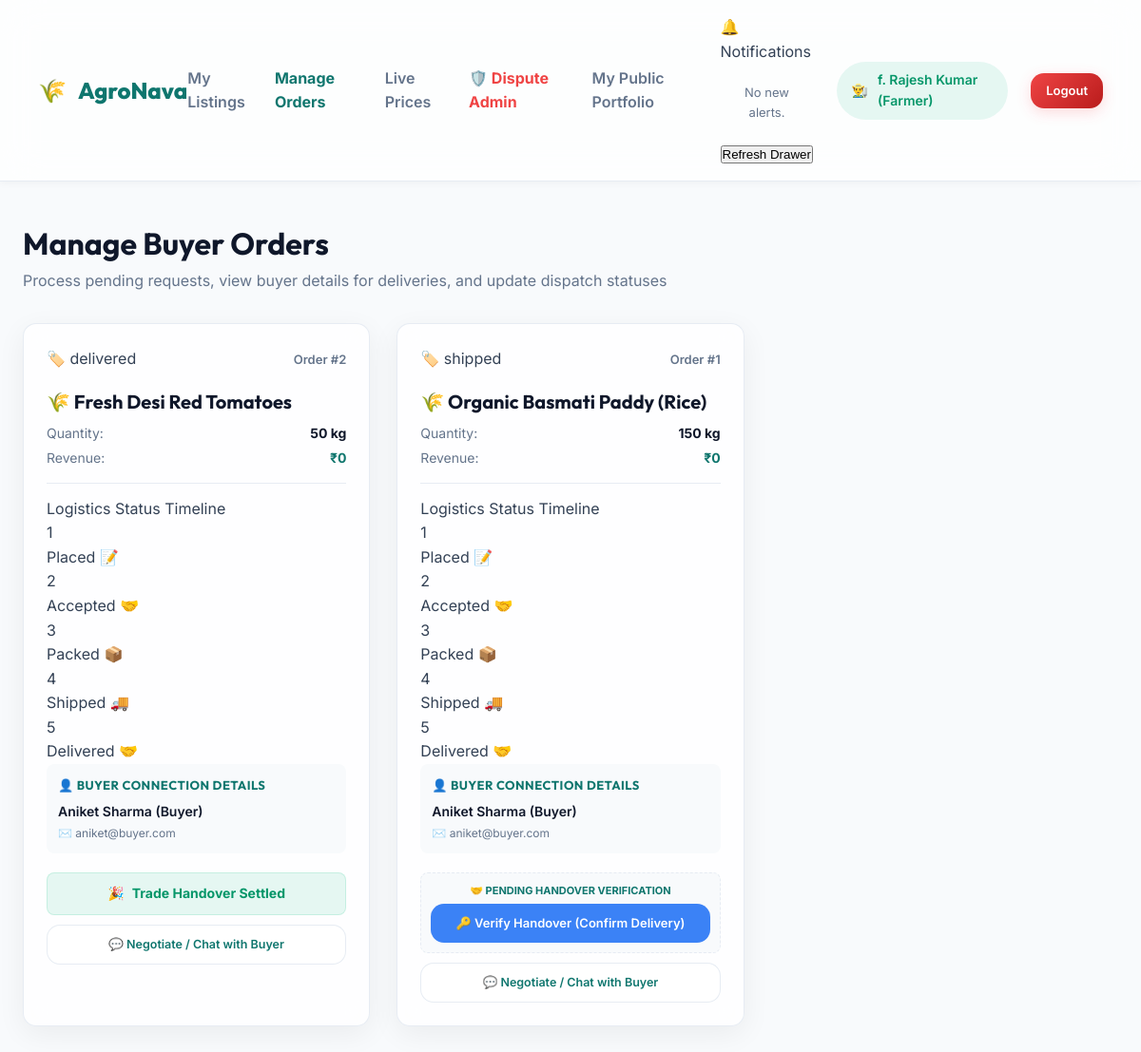
The app's page /farmer/orders.php (signed in) with its own data.
### tables this page shows
CREATE TABLE IF NOT EXISTS `orders` (
  `id` int(11) NOT NULL AUTO_INCREMENT,
  `buyer_id` int(11) NOT NULL,
  `crop_id` int(11) NOT NULL,
  `quantity` int(11) NOT NULL,
  `price` int(11) NOT NULL DEFAULT 0,
  `status` varchar(20) NOT NULL DEFAULT 'pending',
  `transport_cost` int(11) NOT NULL DEFAULT 0,
  `delivery_otp` varchar(10) DEFAULT NULL,
  `tracking_status` varchar(50) DEFAULT 'Preparing',
  `qr_code_hash` varchar(255) DEFAULT NULL,
  `distance_km` decimal(5,2) DEFAULT 0.00,
  `weight_kg` decimal(5,2) DEFAULT 0.00,
  PRIMARY KEY (`id`),
  KEY `buyer_id` (`buyer_id`),
  KEY `crop_id` (`crop_id`)
);

CREATE TABLE IF NOT EXISTS `crops` (
  `id` int(11) NOT NULL AUTO_INCREMENT,
  `farmer_id` int(11) NOT NULL,
  `crop_name` varchar(100) NOT NULL,
  `price` int(11) NOT NULL,
  `quantity` int(11) NOT NULL,
  `crop_image` varchar(255) DEFAULT NULL,
  `rating_avg` decimal(3,2) DEFAULT 4.50,
  `review_count` int(11) DEFAULT 5,
  `sales_volume` int(11) DEFAULT 45,
  `harvest_date` date DEFAULT NULL,
  `quality_grade` varchar(50) DEFAULT NULL,
  `is_organic` tinyint(1) DEFAULT 0,
  PRIMARY KEY (`id`),
  KEY `farmer_id` (`farmer_id`)
);

CREATE TABLE IF NOT EXISTS `users` (
  `id` int(11) NOT NULL AUTO_INCREMENT,
  `name` varchar(100) NOT NULL,
  `email` varchar(100) NOT NULL UNIQUE,
  `password` varchar(100) NOT NULL,
  `role` varchar(20) NOT NULL,
   
  `reg_type` varchar(50) DEFAULT NULL,
  `reg_level` varchar(50) DEFAULT NULL,
  `title` varchar(20) DEFAULT NULL,
  `first_name` varchar(100) DEFAULT NULL,
  `middle_name` varchar(100) DEFAULT NULL,
  `last_name` varchar(100) DEFAULT NULL,
  `gender` varchar(20) DEFAULT NULL,
  `dob` varchar(20) DEFAULT NULL,
  `relation_type` varchar(20) DEFAULT NULL,
  `relation_name` varchar(100) DEFAULT NULL,
  `address` text DEFAULT NULL,
  `pincode` varchar(20) DEFAULT NULL,
  `state` varchar(100) DEFAULT NULL,
  `district` varchar(100) DEFAULT NULL,
  `tehsil` varchar(100) DEFAULT NULL,
  `city_village` varchar(100) DEFAULT NULL,
  `post` varchar(100) DEFAULT NULL,
  `photo_id_type` varchar(50) DEFAULT NULL,
  `photo_id_number` varchar(100) DEFAULT NULL,
  `mobile_no` varchar(20) DEFAULT NULL,
  `license_no` varchar(100) DEFAULT NULL,
  `ifsc_code` varchar(20) DEFAULT NULL,
  `bank_holder_name` varchar(100) DEFAULT NULL,
  `bank_name` varchar(100) DEFAULT NULL,
  `bank_account_no` varchar(50) DEFAULT NULL,
  `branch_name` varchar(100) DEFAULT NULL,
  `branch_address` text DEFAULT NULL,
  `upi_id` varchar(100) DEFAULT NULL,
  `passbook_image` varchar(255) DEFAULT NULL,
  `id_proof_image` varchar(255) DEFAULT NULL,
  `get_sms` tinyint(1) DEFAULT 0,
  `get_email` tinyint(1) DEFAULT 0,
  `distributor_badge` varchar(255) DEFAULT 'Standard Distributor',
  `distributor_score` int(11) DEFAULT 85,
  PRIMARY KEY (`id`)
);

### farmer/orders.php (the view, shortened to what this page needs)
<?php
include("../config/db.php");
$farmer_id = $_SESSION['user_id'];
$user_id_clean = mysqli_real_escape_string($conn, $farmer_id);
$notif_query = "SELECT * FROM notifications WHERE user_id = '$user_id_clean' ORDER BY created_at DESC LIMIT 5";
$notif_res = mysqli_query($conn, $notif_query);
$sql = "SELECT o.*, c.crop_name, o.price, u.name as buyer_name, u.email as buyer_email
        FROM orders o
        JOIN crops c ON o.crop_id = c.id
        JOIN users u ON o.buyer_id = u.id
        WHERE c.farmer_id = '$farmer_id'
        ORDER BY o.id DESC";
$result = mysqli_query($conn, $sql);
function renderLogisticsTimeline($status) {
    $stages = [
        ['key' => 'pending', 'label' => 'Placed 📝', 'num' => 0],
        ['key' => 'accepted', 'label' => 'Accepted 🤝', 'num' => 1],
        ['key' => 'packed', 'label' => 'Packed 📦', 'num' => 2],
        ['key' => 'shipped', 'label' => 'Shipped 🚚', 'num' => 3],
        ['key' => 'delivered', 'label' => 'Delivered 🤝', 'num' => 4]
    ];
    $status = strtolower($status);
    $active_idx = 0;
    foreach ($stages as $idx => $stage) {
        if ($stage['key'] === $status) {
            $active_idx = $idx;
            break;
        }
    }
    echo '<div class="timeline-wrapper">';
    echo '<div class="timeline-title">Logistics Status Timeline</div>';
    echo '<div class="timeline-path">';
    foreach ($stages as $idx => $stage) {
        $node_class = '';
        if ($idx < $active_idx) {
            $node_class = 'completed';
        } else if ($idx == $active_idx) {
            $node_class = 'active';
        }
        echo '<div class="timeline-node ' . $node_class . '">';
        echo '<div class="timeline-node-circle">' . ($idx + 1) . '</div>';
        echo '<div class="timeline-node-label">' . $stage['label'] . '</div>';
        echo '</div>';
    }
    echo '</div>';
    echo '</div>';
}
?>
<!DOCTYPE html>
<html lang="en">
<head>
    <link rel="stylesheet" href="../assets/css/style.css">
</head>
<body>
    <header class="navbar">
        <a href="dashboard.php" class="navbar-brand">
            <span>🌾</span> AgroNava
        </a>
        <div class="navbar-menu">
            <a href="dashboard.php" style="color: var(--text-muted); font-weight: 600;">My Listings</a>
            <a href="orders.php" style="color: var(--secondary); font-weight: 700;">Manage Orders</a>
            <a href="../market_prices.php" style="color: var(--text-muted); font-weight: 600;">Live Prices</a>
            <a href="../admin_complaints.php" style="color: #ef4444; font-weight: 700;">🛡️ Dispute Admin</a>
            <a href="profile.php?id=<?php echo $farmer_id; ?>" style="color: var(--text-muted); font-weight: 600;">My Public Portfolio</a>
            <div class="notif-bell-container" id="notif-bell-btn">
                <span class="notif-bell-icon">🔔</span>
                <div class="notif-dropdown" id="notif-dropdown-menu">
                    <div class="notif-dropdown-header">
                        <span>Notifications</span>
                    </div>
                    <div class="notif-dropdown-body">
                        <?php
                        if ($notif_res && mysqli_num_rows($notif_res) > 0) {
                            while ($notif = mysqli_fetch_assoc($notif_res)) {
                                $unread_class = $notif['is_read'] == 0 ? 'unread' : '';
                                echo '<div class="notif-item ' . $unread_class . '">';
                                echo '<div class="notif-item-text">' . htmlspecialchars($notif['message']) . '</div>';
                                echo '<div class="notif-item-time">' . date("d M, h:i A", strtotime($notif['created_at'])) . '</div>';
                                echo '</div>';
                            }
                        } else {
                            echo '<div style="padding: 20px; text-align: center; color: var(--text-muted); font-size: 13px;">No new alerts.</div>';
                        }
                        ?>
                    </div>
                    <div class="notif-dropdown-footer">
                        <button onclick="window.location.reload();">Refresh Drawer</button>
                    </div>
                </div>
            </div>
            <div class="user-badge">
                <span>👨‍🌾</span> <?php echo htmlspecialchars($_SESSION['name']); ?>
            </div>
            <a class="btn btn-danger" style="padding: 8px 16px; font-size: 13px;" href="../auth/logout.php">Logout</a>
        </div>
    </header>
    <div class="grid-container animate-fade">
        <div style="margin-bottom: 32px;">
            <h1 style="font-size: 32px; color: var(--dark);">Manage Buyer Orders</h1>
            <p style="color: var(--text-muted);">Process pending requests, view buyer details for deliveries, and update dispatch statuses</p>
        </div>
        <?php if(mysqli_num_rows($result) > 0) { ?>
            <div class="grid-3">
                <?php while($row = mysqli_fetch_assoc($result)) {
                    $qty = (int)$row['quantity'];
                    $price = (int)$row['price'];
                    $total = $qty * $price;
                    $status = strtolower($row['status']);
                    $badge_class = "badge-pending";
                    if ($status == "shipped") $badge_class = "badge-shipped";
                    if ($status == "delivered") $badge_class = "badge-delivered";
                ?>
                    <div class="glass-card animate-slide">
                        <div style="display: flex; justify-content: space-between; align-items: center; margin-bottom: 16px;">
                            <span class="badge <?php echo $badge_class; ?>">
                                🏷️ <?php echo htmlspecialchars($row['status']); ?>
                            </span>
                            <span style="font-size: 13px; font-weight: 600; color: var(--text-muted);">
                                Order #<?php echo $row['id']; ?>
                            </span>
                        </div>
                        <h3 style="font-size: 20px; color: var(--dark); margin-bottom: 6px;">
                            🌾 <?php echo htmlspecialchars($row['crop_name']); ?>
                        </h3>
                        <div style="border-bottom: 1px solid var(--border); padding-bottom: 14px; margin-bottom: 14px;">
                            <div style="display: flex; justify-content: space-between; font-size: 14px; margin-bottom: 4px;">
                                <span style="color: var(--text-muted);">Quantity:</span>
                                <span style="font-weight: 700; color: var(--dark);"><?php echo $qty; ?> kg</span>
                            </div>
                            <div style="display: flex; justify-content: space-between; font-size: 14px;">
                                <span style="color: var(--text-muted);">Revenue:</span>
                                <span style="font-weight: 700; color: var(--secondary);">₹<?php echo number_format($total); ?></span>
                            </div>
                        </div>
                        <?php renderLogisticsTimeline($row['status']); ?>
                        <div style="background: var(--light-bg); border-radius: var(--radius-sm); padding: 12px; margin-bottom: 20px;">
                            <h4 style="font-size: 13px; color: var(--secondary); margin-bottom: 6px; text-transform: uppercase; letter-spacing: 0.5px;">
                                👤 Buyer Connection Details
                            </h4>
                            <p style="font-size: 14px; font-weight: 600; color: var(--dark); margin-bottom: 2px;">
                                <?php echo htmlspecialchars($row['buyer_name']); ?>
                            </p>
                            <p style="font-size: 12px; color: var(--text-muted); display: flex; align-items: center; gap: 4px;">
                                ✉️ <?php echo htmlspecialchars($row['buyer_email']); ?>
                            </p>
                        </div>
                        <div style="display: flex; flex-direction: column; gap: 10px;">
                            <?php if($status == "pending") { ?>
                                <div style="display: flex; gap: 8px; width: 100%;">
                                    <a class="btn btn-primary" style="flex: 2; justify-content: center; padding: 10px; font-size: 12.5px;"
                                       href="orders.php?update_id=<?php echo $row['id']; ?>&status=accepted">
                                        🤝 Accept Order
                                    </a>
                                    <a class="btn btn-danger" style="flex: 1; justify-content: center; padding: 10px; font-size: 12.5px;"
                                       onclick="return confirm('Are you sure you want to cancel and restock this order?');"
                                       href="orders.php?update_id=<?php echo $row['id']; ?>&status=cancelled">
                                        ❌ Cancel
                                    </a>
                                </div>
                            <?php } else if($status == "shipped") { ?>
                                <div style="border: 1px dashed var(--border); border-radius: var(--radius-sm); padding: 10px; background: var(--light-bg); text-align: center;">
                                    <span style="font-size: 11px; font-weight: 700; color: var(--secondary); display: block; margin-bottom: 4px;">🤝 PENDING HANDOVER VERIFICATION</span>
                                    <a class="btn" style="width: 100%; justify-content: center; padding: 10px; font-size: 13px; background: #3b82f6; color: white;"
                                       href="verify_delivery.php?order_id=<?php echo $row['id']; ?>">
                                        🔑 Verify Handover (Confirm Delivery)
                                    </a>
                                </div>
                            <?php } else if($status == "delivered") { ?>
                                <div style="display: flex; align-items: center; justify-content: center; gap: 8px; color: var(--primary-hover); font-weight: 700; font-size: 14px; padding: 10px; background: var(--success-light); border-radius: var(--radius-sm); border: 1px solid rgba(16, 185, 129, 0.15);">
                                    <span>🎉</span> Trade Handover Settled
                                </div>
                            <?php } ?>
                            <a class="btn btn-secondary" style="width: 100%; justify-content: center; padding: 10px; font-size: 12.5px;"
                               href="../chat.php?farmer_id=<?php echo $farmer_id; ?>&buyer_id=<?php echo $row['buyer_id']; ?>&crop_id=<?php echo $row['crop_id']; ?>">
                                💬 Negotiate / Chat with Buyer
                            </a>
                        </div>
                    </div>
                <?php } ?>
            </div>
        <?php } ?>
    </div>
</body>
</html>

### assets/css/style.css (style rules this page uses)
:root { --primary: #10b981; --primary-hover: #059669; --primary-light: rgba(16, 185, 129, 0.1); --secondary: #0f766e; --dark: #0f172a; --dark-card: rgba(30, 41, 59, 0.7); --light-bg: #f8fafc; --light-card: rgba(255, 255, 255, 0.8); --border: rgba(226, 232, 240, 0.8); --border-dark: rgba(255, 255, 255, 0.08); --text-main: #334155; --text-muted: #64748b; --text-light: #f1f5f9; --warning: #f59e0b; --warning-light: rgba(245, 158, 11, 0.1); --success: #10b981; --success-light: rgba(16, 185, 129, 0.1); --danger: #ef4444; --danger-light: rgba(239, 68, 68, 0.1); --radius-sm: 8px; --radius-md: 14px; --radius-lg: 24px; --shadow-sm: 0 2px 8px rgba(0, 0, 0, 0.04); --shadow-md: 0 8px 30px rgba(0, 0, 0, 0.06); --shadow-lg: 0 20px 40px rgba(0, 0, 0, 0.12); --shadow-glow: 0 0 20px rgba(16, 185, 129, 0.2); --transition: all 0.3s cubic-bezier(0.4, 0, 0.2, 1); }
* { box-sizing: border-box; margin: 0; padding: 0; }
body { font-family: 'Inter', sans-serif; background-color: var(--light-bg); color: var(--text-main); line-height: 1.6; overflow-x: hidden; }
h1, h2, h3, h4, h5, h6 { font-family: 'Outfit', sans-serif; color: #1e293b; font-weight: 700; }
a { text-decoration: none; color: inherit; transition: var(--transition); }
.navbar { display: flex; justify-content: space-between; align-items: center; padding: 16px 40px; background: rgba(255, 255, 255, 0.75); backdrop-filter: blur(20px); -webkit-backdrop-filter: blur(20px); border-bottom: 1px solid var(--border); position: sticky; top: 0; z-index: 100; box-shadow: var(--shadow-sm); }
.navbar-brand { display: flex; align-items: center; gap: 12px; font-family: 'Outfit', sans-serif; font-size: 24px; font-weight: 800; color: var(--secondary); }
.navbar-menu { display: flex; align-items: center; gap: 24px; }
.user-badge { display: flex; align-items: center; gap: 10px; background: var(--primary-light); color: var(--primary-hover); padding: 8px 16px; border-radius: 50px; font-weight: 600; font-size: 14px; }
.btn { display: inline-flex; align-items: center; justify-content: center; gap: 8px; padding: 12px 24px; font-size: 15px; font-weight: 600; border-radius: var(--radius-md); cursor: pointer; border: none; transition: var(--transition); }
.btn-secondary { background: white; color: var(--secondary); border: 1px solid var(--border); }
.btn-danger { background: linear-gradient(135deg, #ef4444, #b91c1c); color: white; box-shadow: 0 4px 15px rgba(239, 68, 68, 0.2); }
.glass-card { background: var(--light-card); backdrop-filter: blur(12px); -webkit-backdrop-filter: blur(12px); border: 1px solid var(--border); border-radius: var(--radius-md); padding: 24px; box-shadow: var(--shadow-md); transition: var(--transition); }
.grid-container { max-width: 1300px; margin: 0 auto; padding: 40px 24px; }
.grid-3 { display: grid; grid-template-columns: repeat(auto-fill, minmax(320px, 1fr)); gap: 28px; }

### records on screen
orders: status "delivered", id "2", crop.crop_name "Fresh Desi Red Tomatoes", quantity "50", price "0", label "Placed 📝", label "Accepted 🤝", label "Packed 📦", label "Shipped 🚚", label "Delivered 🤝", buyer.name "Aniket Sharma (Buyer)", buyer.email "aniket@buyer.com", shows "Trade Handover Settled"
orders: status "shipped", id "1", crop.crop_name "Organic Basmati Paddy (Rice)", quantity "150", price "0", label "Placed 📝", label "Accepted 🤝", label "Packed 📦", label "Shipped 🚚", label "Delivered 🤝", buyer.name "Aniket Sharma (Buyer)", buyer.email "aniket@buyer.com"

### other values on screen
$_SESSION['name'] "f. Rajesh Kumar (Farmer)"
